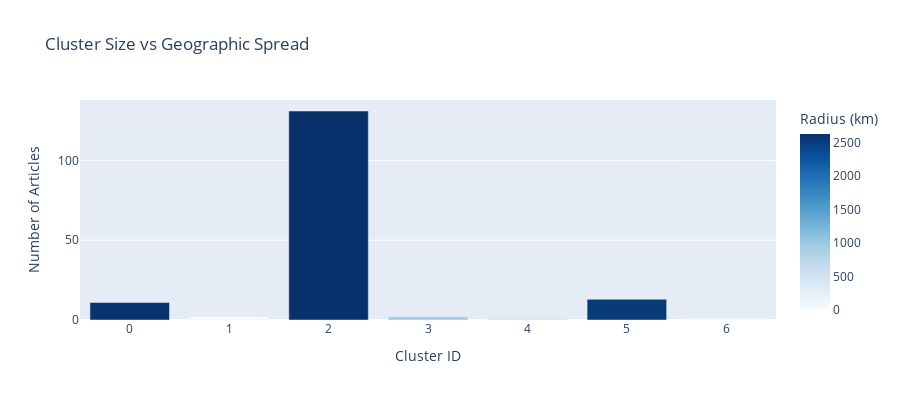

Notebook code for this chart:
### Markdown cell above
## Part 5: Geographic Distribution Analysis

### Code cell
# Cluster size distribution
fig_bar = px.bar(
    summary.sort_values('size', ascending=False),
    x='cluster_id',
    y='size',
    color='radius_km',
    title='Cluster Size vs Geographic Spread',
    labels={'cluster_id': 'Cluster ID', 'size': 'Number of Articles', 'radius_km': 'Radius (km)'},
    color_continuous_scale='Blues'
)

fig_bar.update_layout(height=400)
fig_bar.show()

### Figure 1 — Plotly figure (JSON) as saved in the notebook; plotly's stock layout.template omitted (floating-point values rounded to 4 significant figures)
{"data": [{"hovertemplate": "Cluster ID=%{x}<br>Number of Articles=%{y}<br>Radius (km)=%{marker.color}<extra></extra>", "legendgroup": "", "marker": {"color": [2631.0, 2537.0, 2606.0, 945.7, 391.3, 0.0, 0.0], "coloraxis": "coloraxis", "pattern": {"shape": ""}}, "name": "", "orientation": "v", "showlegend": false, "textposition": "auto", "type": "bar", "x": [2, 5, 0, 3, 4, 1, 6], "xaxis": "x", "y": [131, 13, 11, 2, 2, 2, 1], "yaxis": "y"}], "layout": {"barmode": "relative", "coloraxis": {"colorbar": {"title": {"text": "Radius (km)"}}, "colorscale": [[0, "rgb(247,251,255)"], [0.125, "rgb(222,235,247)"], [0.25, "rgb(198,219,239)"], [0.375, "rgb(158,202,225)"], [0.5, "rgb(107,174,214)"], [0.625, "rgb(66,146,198)"], [0.75, "rgb(33,113,181)"], [0.875, "rgb(8,81,156)"], [1, "rgb(8,48,107)"]]}, "height": 400, "legend": {"tracegroupgap": 0}, "title": {"text": "Cluster Size vs Geographic Spread"}, "xaxis": {"anchor": "y", "domain": [0, 1], "title": {"text": "Cluster ID"}}, "yaxis": {"anchor": "x", "domain": [0, 1], "title": {"text": "Number of Articles"}}}}
